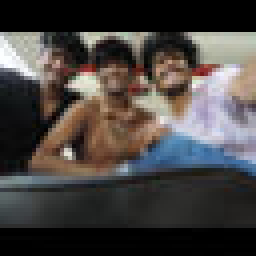
#> input picture FSO-Zigbee-RPi-Projects/FSO on Rpi/Image Transmitter_Receiver codes/new.jpg, 64 x 64 px (shown 4 times larger)
$ python imageTransmitter.py
#> lines starting #> are read from the running program, lines starting #| are printed output that depends on the picture
from PIL import Image
import RPi.GPIO as GPIO
import time

# GPIO setup
GPIO.setmode(GPIO.BCM)
LASER_PIN = 23
GPIO.setup(LASER_PIN, GPIO.OUT)

BIT_DURATION = 0.01  # Adjust for speed
IMAGE_PATH = "new.jpg"

time.sleep(5)
print("Starting transmission...")

def send_bit(bit):
    GPIO.output(LASER_PIN, GPIO.HIGH if bit == '0' else GPIO.LOW)
    time.sleep(BIT_DURATION)

def send_byte(byte):
    binary = format(byte, '08b')
    send_bit('1')
    send_bit('1')
    for b in binary:
        send_bit(b)
    send_bit('0')
    send_bit('0')

def send_sync_preamble():
    for _ in range(10):
        send_byte(0xAA)

def send_image(img):
    width, height = img.size
    pixels = list(img.getdata())

    # Send header (2 bytes width, 2 bytes height)
    for value in [width >> 8, width & 0xFF, height >> 8, height & 0xFF]:
        send_byte(value)

    # Send pixel data
    for pixel in pixels:
        send_byte(pixel)

try:
    img = Image.open(IMAGE_PATH).convert('L')  # Convert to grayscale
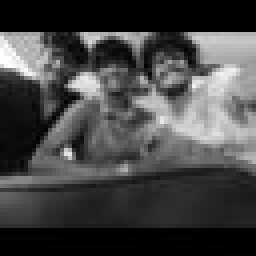
#> img: PIL image 64x64 L (shown 4 times larger); min 0, max 254, mean 69.3
    img = img.resize((64, 64))  # Resize to small dimensions
    print(f"Transmitting image of size: {img.size}")
#| Transmitting image of size: (64, 64)
    send_sync_preamble()
    send_image(img)
#> in send_image, `pixels = list(img.getdata())`: pixels = 4096 values, max 254 at index 832, min 0 at index 0, mean 69.28
finally:
    GPIO.cleanup()
